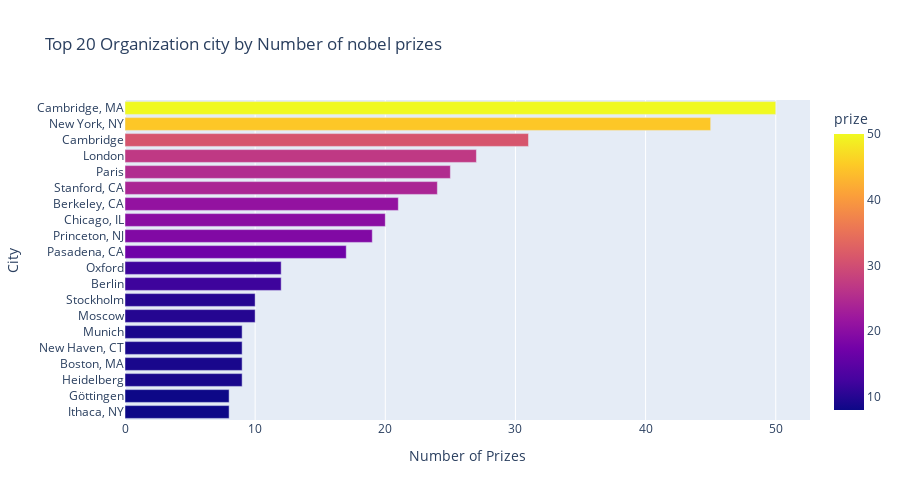

Write notebook code for a chart like this one.
### Code cell
# Lets do bar plot
fig = px.bar(
    data_frame=top20_org_city,
    x='prize',
    y=top20_org_city.index,
    color='prize',
    title='Top 20 Organization city by Number of nobel prizes',
    height=500
)
fig.update_layout(
xaxis_title='Number of Prizes',
yaxis_title='City',
)
fig.show()

### Figure 1 — Plotly figure (JSON) as saved in the notebook; plotly's stock layout.template omitted (floating-point values rounded to 4 significant figures)
{"data": [{"hovertemplate": "prize=%{marker.color}<br>organization_city=%{y}<extra></extra>", "legendgroup": "", "marker": {"color": [8, 8, 9, 9, 9, 9, 10, 10, 12, 12, 17, 19, 20, 21, 24, 25, 27, 31, 45, 50], "coloraxis": "coloraxis", "pattern": {"shape": ""}}, "name": "", "orientation": "h", "showlegend": false, "textposition": "auto", "type": "bar", "x": [8, 8, 9, 9, 9, 9, 10, 10, 12, 12, 17, 19, 20, 21, 24, 25, 27, 31, 45, 50], "xaxis": "x", "y": ["Ithaca, NY", "Göttingen", "Heidelberg", "Boston, MA", "New Haven, CT", "Munich", "Moscow", "Stockholm", "Berlin", "Oxford", "Pasadena, CA", "Princeton, NJ", "Chicago, IL", "Berkeley, CA", "Stanford, CA", "Paris", "London", "Cambridge", "New York, NY", "Cambridge, MA"], "yaxis": "y"}], "layout": {"barmode": "relative", "coloraxis": {"colorbar": {"title": {"text": "prize"}}, "colorscale": [[0, "#0d0887"], [0.1111, "#46039f"], [0.2222, "#7201a8"], [0.3333, "#9c179e"], [0.4444, "#bd3786"], [0.5556, "#d8576b"], [0.6667, "#ed7953"], [0.7778, "#fb9f3a"], [0.8889, "#fdca26"], [1, "#f0f921"]]}, "height": 500, "legend": {"tracegroupgap": 0}, "title": {"text": "Top 20 Organization city by Number of nobel prizes"}, "xaxis": {"anchor": "y", "domain": [0, 1], "title": {"text": "Number of Prizes"}}, "yaxis": {"anchor": "x", "domain": [0, 1], "title": {"text": "City"}}}}
